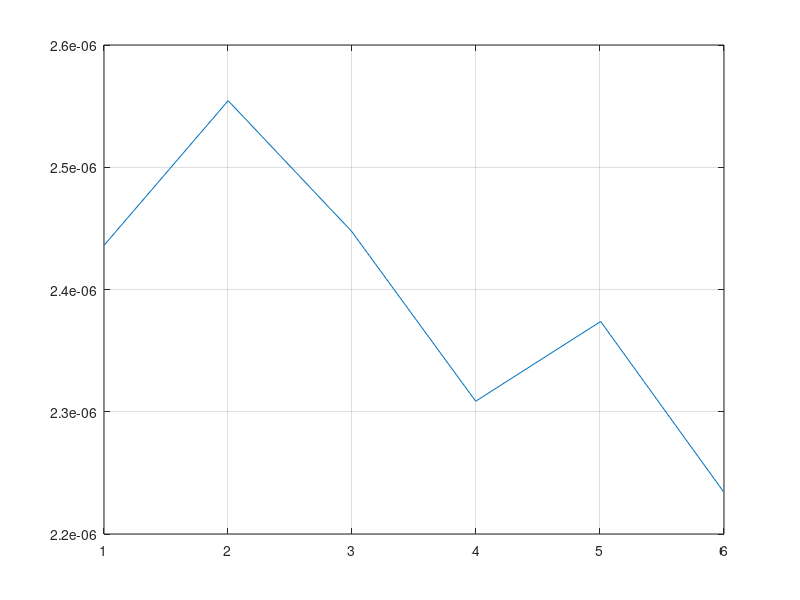

Here is the MATLAB script that generated this plot:
% L m/mol
Lmm = 178.14;

% Initial GDL mass in grams
mL0  = [ 5.9949
        5.0053
        3.9974
        2.9949
        2.0014
        1.0023];

% in mL of water, or mass of water in grams
H2Of    = [ 76
            76
            76
            76
            76
            76]; % same for all samples

H2Of = H2Of / 1000;

L0 = mL0./H2Of/Lmm; % initial concentration in mol/L

% Final pH taken from 'transient_data_descending_order.csv'
pHf     = [ 2.13377
            2.1603
            2.2156
            2.26644
            2.34605
            2.50905
];

K_W = 10^-14;
Hf = 10.^(-pHf);
Hfbar = Hf./L0;

AH0_ = 2/1000000;

H0 = 1.57E-8;
% Model B equilibrium constant
KAH = Hfbar.*(L0 .* Hfbar - H0)./(1 - Hfbar + H0./L0);

% Model A equilibrium constant
M_H2O = 55.5./L0;
K_tilde = Hfbar.*(Hfbar - H0./L0)./((1 - Hfbar + H0./L0 + AH0_).*M_H2O);

% plot(mL0, KAH, mL0, K_tilde)
plot( mL0, K_tilde)
hold on
grid on
